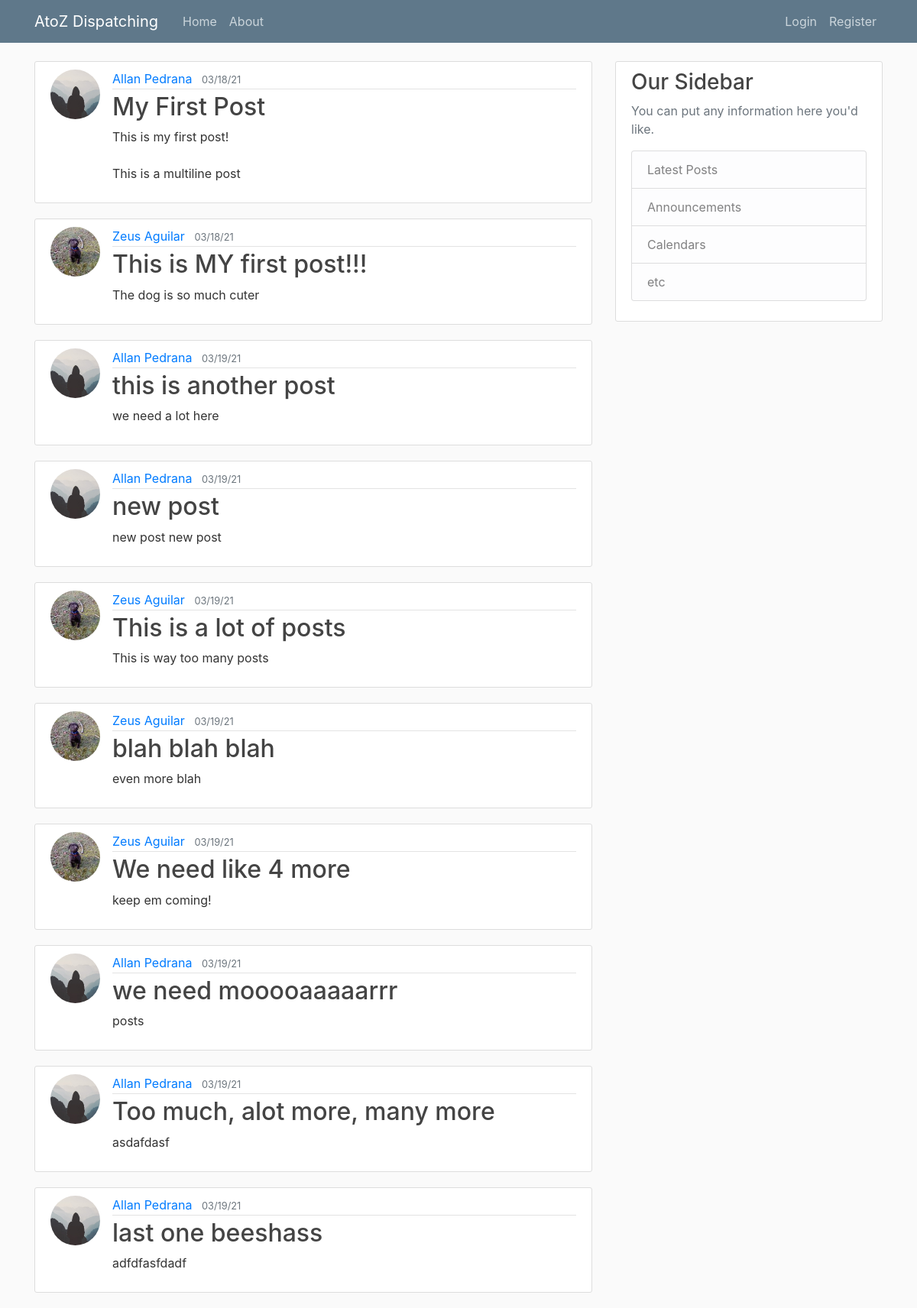
The page /home on the database its author committed.
### atoz/models.py (models this page shows, shortened)
class Post(db.Model):
    id = db.Column(db.Integer, primary_key=True)
    title = db.Column(db.String(100), nullable=False)
    date_posted = db.Column(db.DateTime, nullable=False, default=datetime.utcnow)
    content = db.Column(db.Text, nullable=False)
    user_id = db.Column(db.Integer, db.ForeignKey('user.id'), nullable=False)

class User(db.Model, UserMixin):
    id = db.Column(db.Integer, primary_key=True)
    username = db.Column(db.String(20), unique=True, nullable=False)
    email = db.Column(db.String(100), unique=True, nullable=False)
    f_name = db.Column(db.String(100), nullable=False)
    l_name = db.Column(db.String(100), nullable=False)
    image_file = db.Column(db.String(100), nullable=False, default='default.jpg')
    password = db.Column(db.String(60), nullable=False)
    posts = db.relationship('Post', backref='author', lazy=True)

### atoz/routes.py (the view)
@app.route("/")
@app.route("/home")
def home():
    posts = Post.query.all()
    return render_template('home.html', posts=posts)

### atoz/templates/home.html
{% extends "layout.html" %}
{% block content %}
    {% for post in posts %}
        <article class="media content-section">
          <img class="rounded-circle article-img" src="{{ url_for('static', filename='profile_pics/' + post.author.image_file) }}">
          <div class="media-body">
            <div class="article-metadata">
              <a class="mr-2" href="#">{{ post.author.f_name }} {{ post.author.l_name }}</a>
              <small class="text-muted">{{ post.date_posted.strftime('%m/%d/%y') }}</small>
            </div>
            <h2><a class="article-title" href="{{ url_for('post', post_id=post.id) }}">{{ post.title }}</a></h2>
            <p class="article-content">{{ post.content }}</p>
          </div>
        </article>
    {% endfor %}
{% endblock content %}

### atoz/templates/layout.html (shortened to what this page needs)
<!DOCTYPE html>
<html>
<head>
    <link rel="stylesheet" href="https://maxcdn.bootstrapcdn.com/bootstrap/4.0.0/css/bootstrap.min.css">
    <link rel="stylesheet" type="text/css" href="{{ url_for('static', filename='main.css') }}">
</head>
<body>
    <header class="site-header">
      <nav class="navbar navbar-expand-md navbar-dark bg-steel fixed-top">
        <div class="container">
          <a class="navbar-brand mr-4" href="/">AtoZ Dispatching</a>
          <div class="collapse navbar-collapse" id="navbarToggle">
            <div class="navbar-nav mr-auto">
              <a class="nav-item nav-link" href="/">Home</a>
              <a class="nav-item nav-link" href="/about">About</a>
            </div>
            <div class="navbar-nav">
              {% if current_user.is_authenticated %}
                <a class="nav-item nav-link" href="{{ url_for('new_post') }}">New Post</a>
                <a class="nav-item nav-link" href="{{ url_for('account') }}">Account</a>
                <a class="nav-item nav-link" href="{{ url_for('logout') }}">Logout</a>
              {% else %}
                <a class="nav-item nav-link" href="{{ url_for('login') }}">Login</a>
                <a class="nav-item nav-link" href="{{ url_for('register') }}">Register</a>
              {% endif %}
            </div>
          </div>
        </div>
      </nav>
    </header>
    <main role="main" class="container">
      <div class="row">
        <div class="col-md-8">
          {% block content %}{% endblock %}
        </div>
        <div class="col-md-4">
          <div class="content-section">
            <h3>Our Sidebar</h3>
            <p class='text-muted'>You can put any information here you'd like.
              <ul class="list-group">
                <li class="list-group-item list-group-item-light">Latest Posts</li>
                <li class="list-group-item list-group-item-light">Announcements</li>
                <li class="list-group-item list-group-item-light">Calendars</li>
                <li class="list-group-item list-group-item-light">etc</li>
              </ul>
            </p>
          </div>
        </div>
      </div>
    </main>
</body>
</html>

### atoz/static/main.css (style rules this page uses)
body { background: #fafafa; color: #333333; margin-top: 5rem; }
h1, h2, h3, h4, h5, h6 { color: #444444; }
.bg-steel { background-color: #5f788a; }
.site-header .navbar-nav .nav-link { color: #cbd5db; }
.content-section { background: #ffffff; padding: 10px 20px; border: 1px solid #dddddd; border-radius: 3px; margin-bottom: 20px; }
.article-title { color: #444444; }
.article-content { white-space: pre-line; }
.article-img { height: 65px; width: 65px; margin-right: 16px; }
.article-metadata { padding-bottom: 1px; margin-bottom: 4px; border-bottom: 1px solid #e3e3e3 }

### rows shown on the page
Post: image_file (placeholder picture), author.f_name "Allan", author.l_name "Pedrana", date_posted "03/18/21", title "My First Post", content "This is my first post! This is a multiline post"
Post: image_file (picture), author.f_name "Zeus", author.l_name "Aguilar", date_posted "03/18/21", title "This is MY first post!!!", content "The dog is so much cuter"
Post: image_file (placeholder picture), author.f_name "Allan", author.l_name "Pedrana", date_posted "03/19/21", title "this is another post", content "we need a lot here"
Post: image_file (placeholder picture), author.f_name "Allan", author.l_name "Pedrana", date_posted "03/19/21", title "new post", content "new post new post"
Post: image_file (picture), author.f_name "Zeus", author.l_name "Aguilar", date_posted "03/19/21", title "This is a lot of posts", content "This is way too many posts"
Post: image_file (picture), author.f_name "Zeus", author.l_name "Aguilar", date_posted "03/19/21", title "blah blah blah", content "even more blah"
Post: image_file (picture), author.f_name "Zeus", author.l_name "Aguilar", date_posted "03/19/21", title "We need like 4 more", content "keep em coming!"
Post: image_file (placeholder picture), author.f_name "Allan", author.l_name "Pedrana", date_posted "03/19/21", title "we need mooooaaaaarrr", content "posts"
Post: image_file (placeholder picture), author.f_name "Allan", author.l_name "Pedrana", date_posted "03/19/21", title "Too much, alot more, many more", content "asdafdasf"
Post: image_file (placeholder picture), author.f_name "Allan", author.l_name "Pedrana", date_posted "03/19/21", title "last one beeshass", content "adfdfasfdadf"
